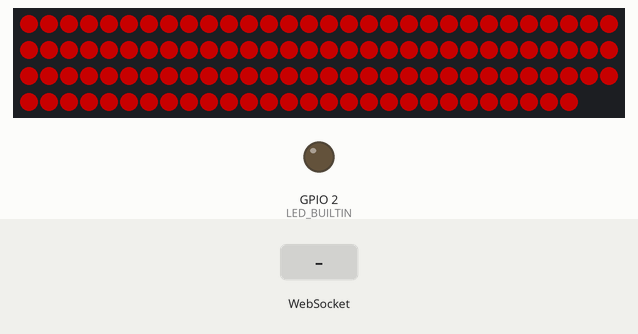
The sketch below on a simulated ESP8266 (NodeMCU). Shown: 118 RGB LEDs in strip order, left to right, continuing on the next row, output pins drawn as LEDs (lit = HIGH, except the on-board LED, lit = LOW). The inputs (shaded band) are chosen by the test bench. Dim RGB values are drawn brighter than linear; WiFi joins after 1.5 s; servers stay silent unless stated; what the sketch prints to the serial monitor is not drawn.

Above: at 0.1 s.
At 2.7 s:
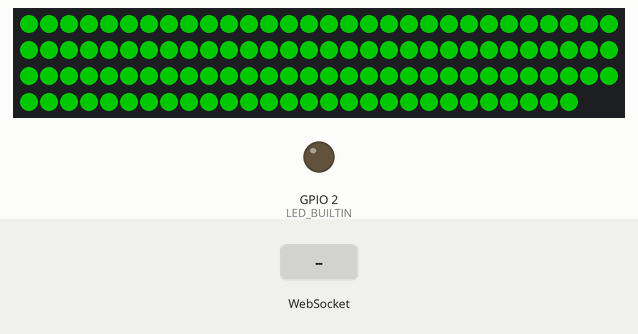
2.8 s: WebSocket text "v1" received
At 4.0 s:
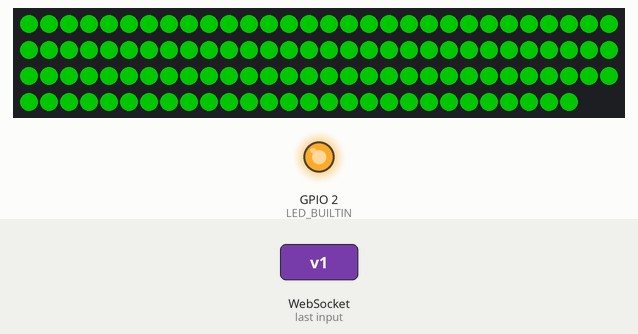
Timing chart, 0 to 5.8 s (numbered marks = the images above; inputs shaded):
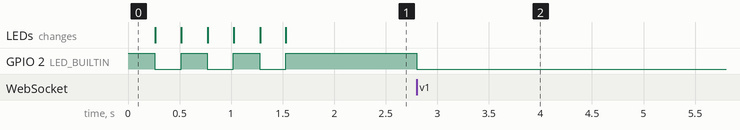

The sketch:

websocket.ino
```cpp
#include <ESP8266WiFi.h>
#include <WebSocketsServer.h>
#include <Adafruit_NeoPixel.h>

#define WIFI_SSID "Apto 32"
#define WIFI_PWD "10205300"
#define LED_W 37
#define LED_H 22
#define LED_COUNT ((LED_W * 2) + (LED_H * 2)) //STRIP LED (W x H)
#define PIN 0                                 //ESP8266
#define BRIGHTNESS 99                         //0-99

//https://www.youtube.com/watch?v=i0hqUdyi-dQ
// Parameter 1 = number of pixels in strip
// Parameter 2 = Arduino pin number (most are valid)
// Parameter 3 = pixel type flags, add together as needed:
//   NEO_KHZ800  800 KHz bitstream (most NeoPixel products w/WS2812 LEDs)
//   NEO_KHZ400  400 KHz (classic 'v1' (not v2) FLORA pixels, WS2811 drivers)
//   NEO_GRB     Pixels are wired for GRB bitstream (most NeoPixel products)
//   NEO_RGB     Pixels are wired for RGB bitstream (v1 FLORA pixels, not v2)
Adafruit_NeoPixel strip = Adafruit_NeoPixel(LED_COUNT, PIN, NEO_GRB + NEO_KHZ800);
WebSocketsServer webSocket = WebSocketsServer(80);

const char *ssid = WIFI_SSID;
const char *password = WIFI_PWD;
bool _blink = false;

void webSocketEvent(uint8_t num, WStype_t type, uint8_t *payload, size_t len)
{

  switch (type)
  {
  case WStype_DISCONNECTED:
    digitalWrite(LED_BUILTIN, 1); //OFF
    Serial.printf("[%u] Disconnected!\n", num);
    break;
  case WStype_CONNECTED:
  {
    digitalWrite(LED_BUILTIN, 0); // ON
    IPAddress ip = webSocket.remoteIP(num);
    Serial.printf("[%u] Connected!\n", num);
    Serial.println(ip);
  }
  break;
  case WStype_BIN:
  {
    uint8_t p, r, g, b, i = 0;
    uint8_t total = len / 3;
    while (i < total)
    {
      p = i * 3;
      r = payload[p];
      g = payload[p + 1];
      b = payload[p + 2];
      // Serial.printf("[%u] %u,%u,%u\n", i, r, g, b);
      strip.setPixelColor(i++, strip.Color(r, g, b));
    }
    strip.show();
  }
  break;
  default:
    break;
  }
}

void colorAll(byte r, byte g, byte b)
{
  for (uint8_t i = 0; i < LED_COUNT; i++)
  {
    strip.setPixelColor(i, strip.Color(r, g, b)); //change RGB 0-255
  }
  strip.show();
}

void setup()
{
  Serial.begin(115200);

  pinMode(LED_BUILTIN, OUTPUT);
  digitalWrite(LED_BUILTIN, 1); // OFF

  strip.setBrightness(BRIGHTNESS);
  strip.begin();
  colorAll(0, 0, 0);

  Serial.println("Connecting");
  WiFi.begin(ssid, password);
  while (WiFi.status() != WL_CONNECTED)
  {
    Serial.print(".");
    _blink = !_blink;
    if (_blink)
    {
      digitalWrite(LED_BUILTIN, HIGH);
      colorAll(255, 0, 0);
    }
    else
    {
      digitalWrite(LED_BUILTIN, LOW);
      colorAll(0, 0, 0);
    }
    delay(250);
  }
  digitalWrite(LED_BUILTIN, 1); // OFF
  colorAll(0, 255, 0);
  Serial.println("Connected!");
  Serial.println(WiFi.localIP());

  webSocket.begin();
  webSocket.onEvent(webSocketEvent);
}

void loop()
{
  webSocket.loop();
}
```

Measured:
- after the input at 2.8 s, GPIO 2 (LED_BUILTIN): HIGH → LOW at once
